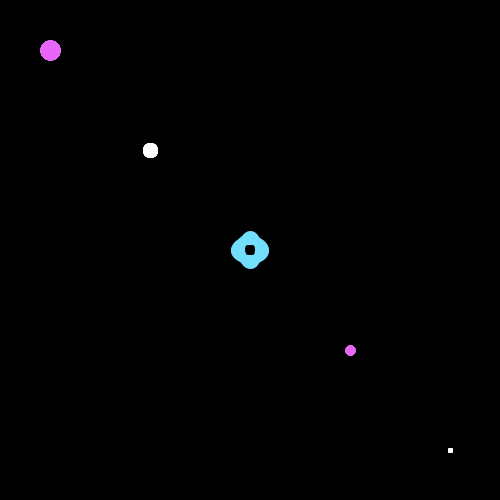
Frame 1 (no input)
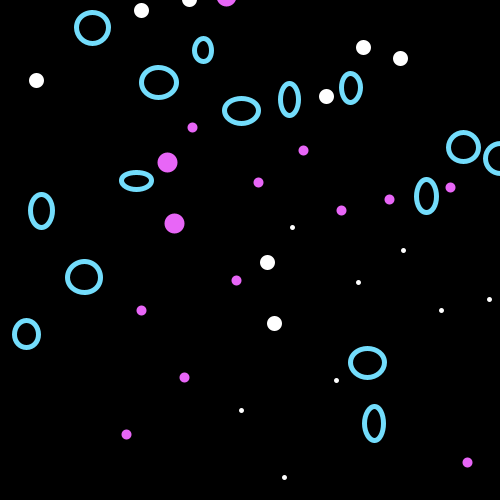
Frame 60 (the mouse pressed at the canvas centre just before this capture)
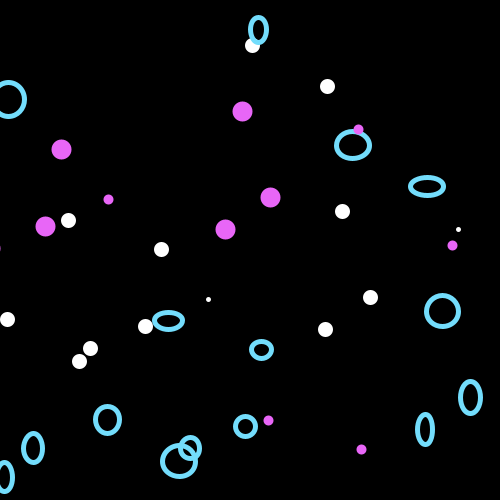
Frame 120 (the mouse held since frame 60 and released just before this capture)

The Processing sketch that drew these frames (run headless with seeded random() and noise(); from frame 60 on, the mouse is pressed at the canvas centre):

// Processing sketch: sofias10t0
// ── sofias10t0.pde
//VARIABLES
Sofia [] s = new Sofia[15];

void setup() {
  size(500, 500);
  for (int i = 0; i < s.length; i++) {
    s[i] = new Sofia(random(20));
  }
}

void draw() {
  background(#000000);
  for (int i = 0; i < s.length; i++) {
    s[i].juntas();
  }
}
// ── Sofia.pde
class Sofia {
  float x, y, vx, vy, tx, ty;
  color c, r, b, n;

  //CONSTRUCTOR
  Sofia (float tam) { //inicializando constructor
    c = (#73DDFC); //celeste
    r = (#E866F7); //rosado
    b = (#FFFFFF); //blanco
    n = (#000000); //negro
    x = 250;
    y = 250;
    vx = random(-3, 3);
    vy = random(-3, 3);
    tx = random(-10, 10);
    ty = random (-10, 10);
  }
  
  //METODOS
  void juntas() {
    donout();
    puntor();
    puntob();
    puntor2();
    puntob2();
    movimiento();
    porte();
  }
  void movimiento() {
    if (x > width || x < 0) {
      vx*= -1;
    }
    if (y > height || y < 0) {
      vy*= -1;
    }
    x += vx;
    y += vy;
  }

  void donout() {
    noFill();
    stroke(c);
    strokeWeight(5);
    ellipse(x, y, tx +25, ty +25);
  }

  void puntor() {
    stroke(r);
    strokeWeight(10);
    point(x +100, y +100);
  }

  void puntob() {
    stroke(b);
    strokeWeight(15);
    point(x -100, y -100);
  }

  void puntob2() {
    stroke(b);
    strokeWeight(5);
    point(x +200, y +200);
  }

  void puntor2() {
    stroke(r);
    strokeWeight(20);
    point(x -200, y -200);
  }

  void porte() {
    if (x > width || x < 0) {
      tx*= -1;
    }
    if (y > height || y < 0) {
      ty*= -1;
    }
    x += tx;
    y += ty;
  }
}
